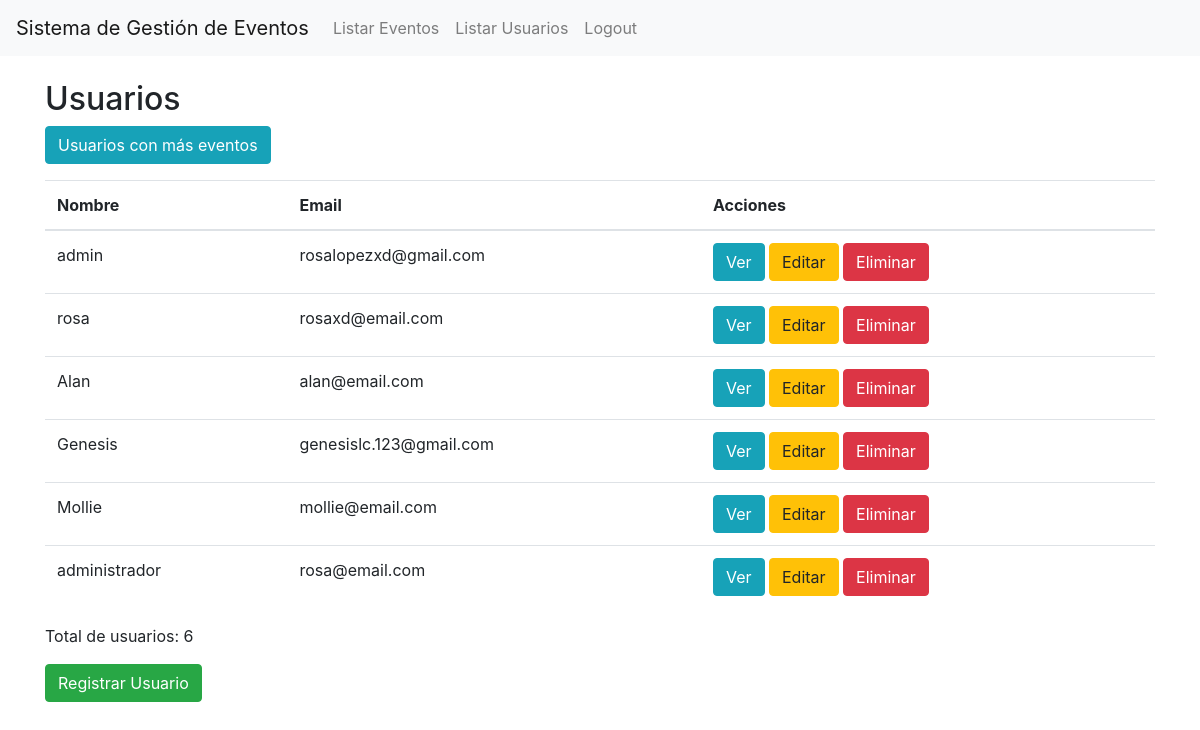
/listar_usuarios/ (signed in), run on the app's committed database.
### eventos/models.py (models this page shows)
class Usuario(AbstractUser):
    pass

### eventos/views.py (the view)
# urls.py: path('listar_usuarios/', views.listar_usuarios, name='listar_usuarios'),
@login_required
def listar_usuarios(request):
    usuarios = Usuario.objects.all()
    filtro_participacion = request.GET.get('filtro_participacion', '')
    if filtro_participacion == 'mas_eventos':
        usuarios = usuarios.annotate(num_eventos=Count('registroevento')).order_by('-num_eventos')
    return render(request, 'listar_usuarios.html', {'usuarios': usuarios, 'total_usuarios': usuarios.count()})

### eventos/templates/listar_usuarios.html
{% extends 'base.html' %}
{% block content %}
<h2>Usuarios</h2>
<div class="mb-3">
    <a href="{% url 'listar_usuarios' %}?filtro_participacion=mas_eventos" class="btn btn-info">Usuarios con más eventos</a>
</div>
<table class="table">
    <thead>
        <tr>
            <th>Nombre</th>
            <th>Email</th>
            <th>Acciones</th>
        </tr>
    </thead>
    <tbody>
        {% for usuario in usuarios %}
        <tr>
            <td>{{ usuario.username }}</td>
            <td>{{ usuario.email }}</td>
            <td>
                <a href="{% url 'ver_usuario' usuario.id %}" class="btn btn-info">Ver</a>
                <a href="{% url 'editar_usuario' usuario.id %}" class="btn btn-warning">Editar</a>
                <a href="{% url 'eliminar_usuario' usuario.id %}" class="btn btn-danger">Eliminar</a>
            </td>
        </tr>
        {% endfor %}
    </tbody>
</table>
<p>Total de usuarios: {{ total_usuarios }}</p>
<a href="{% url 'registrar_usuario' %}" class="btn btn-success">Registrar Usuario</a>
{% endblock %}

### eventos/templates/base.html (shortened to what this page needs)
<!DOCTYPE html>
<html lang="en">
<head>
    <link href="https://stackpath.bootstrapcdn.com/bootstrap/4.5.2/css/bootstrap.min.css" rel="stylesheet">
</head>
<body>
    <nav class="navbar navbar-expand-lg navbar-light bg-light">
        <a class="navbar-brand" href="{% url 'home' %}">Sistema de Gestión de Eventos</a>
        <div class="collapse navbar-collapse">
            <ul class="navbar-nav mr-auto">
                {% if user.is_authenticated %}
                <li class="nav-item">
                    <a class="nav-link" href="{% url 'listar_eventos' %}">Listar Eventos</a>
                </li>
                <li class="nav-item">
                    <a class="nav-link" href="{% url 'listar_usuarios' %}">Listar Usuarios</a>
                </li>
                <li class="nav-item">
                    <a class="nav-link" href="{% url 'logout' %}">Logout</a>
                </li>
                {% else %}
                <li class="nav-item">
                    <a class="nav-link" href="{% url 'login' %}">Login</a>
                </li>
                {% endif %}
            </ul>
        </div>
    </nav>
    <div class="container mt-4">
        {% block content %}
        {% endblock %}
    </div>
</body>
</html>

### data on the page
Usuario: username "admin", email "rosalopezxd@gmail.com"
Usuario: username "rosa", email "rosaxd@email.com"
Usuario: username "Alan", email "alan@email.com"
Usuario: username "Genesis", email "genesislc.123@gmail.com"
Usuario: username "Mollie", email "mollie@email.com"
Usuario: username "administrador", email "rosa@email.com"

### other printed values
{{ total_usuarios }} "6"
